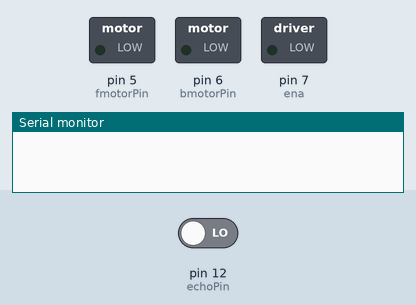
Bench run of a sketch on a simulated Arduino Uno, built with avr-gcc and run on an emulated ATmega328P. On the bench: switched loads named in the sketch (green lamp = pin HIGH), the last lines printed to the serial monitor. The inputs (shaded band) are chosen by the test bench; at power-on: pin 12 (echoPin) LOW. Pins used as bus, display or sensor lines are not drawn.

Above: at 0.1 s.
At 1.2 s:
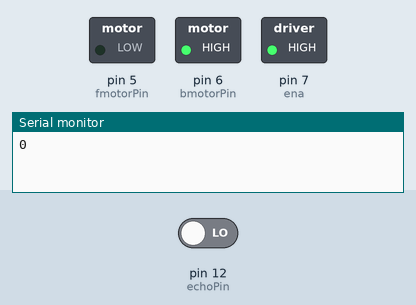
Timing chart, 0 to 2.7 s (numbered marks = the images above):
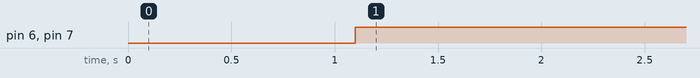

The sketch:

Obstracle_avoider.ino
```cpp
#define fmotorPin 5
#define bmotorPin 6
#define trigPin 11
#define echoPin 12
#define ena 7

void setup()
{
  Serial.begin(9600);
  pinMode(fmotorPin, OUTPUT);
  pinMode(bmotorPin, OUTPUT);
  pinMode(trigPin, OUTPUT);
  pinMode(echoPin, INPUT);
  digitalWrite(fmotorPin, LOW);
  digitalWrite(bmotorPin, LOW);
}

void loop()
{

  int distance, duration;
  digitalWrite(trigPin, HIGH);
  delay(100);
  digitalWrite(trigPin, LOW);
  duration = pulseIn(echoPin, HIGH);
  distance = (duration/2)/29.1;
  Serial.print(distance);
  Serial.println("");

  if(distance < 10)
  {
    analogWrite(ena, 240);
    digitalWrite(fmotorPin, LOW);
    digitalWrite(bmotorPin, HIGH);
  }
  else
  {
    analogWrite(ena, 240);
    digitalWrite(fmotorPin, HIGH);
    digitalWrite(bmotorPin, LOW);
  }

}
```

Measured:
- by itself, pin 6 (bmotorPin), pin 7 (ena): LOW → HIGH at 1.1 s
